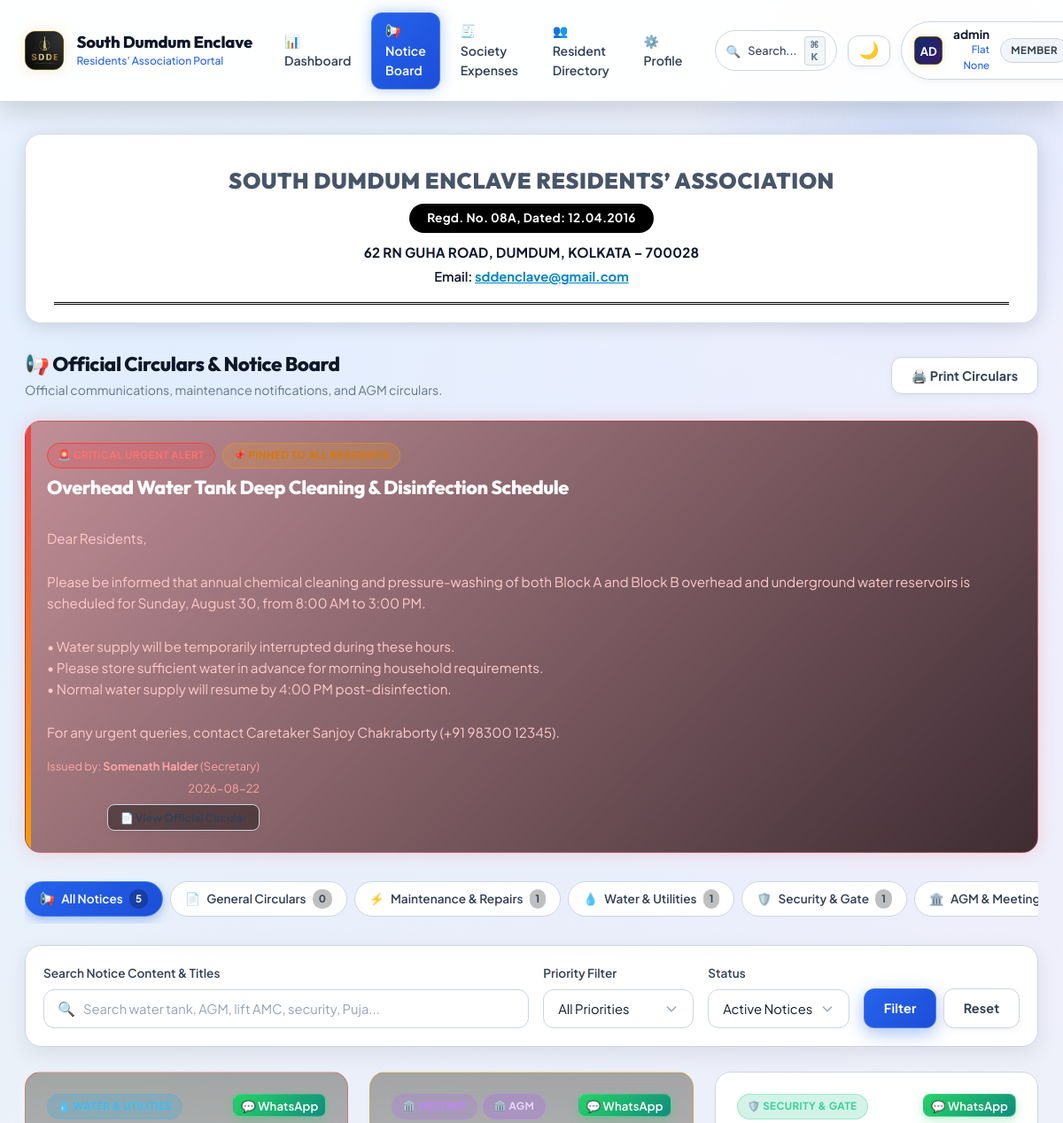
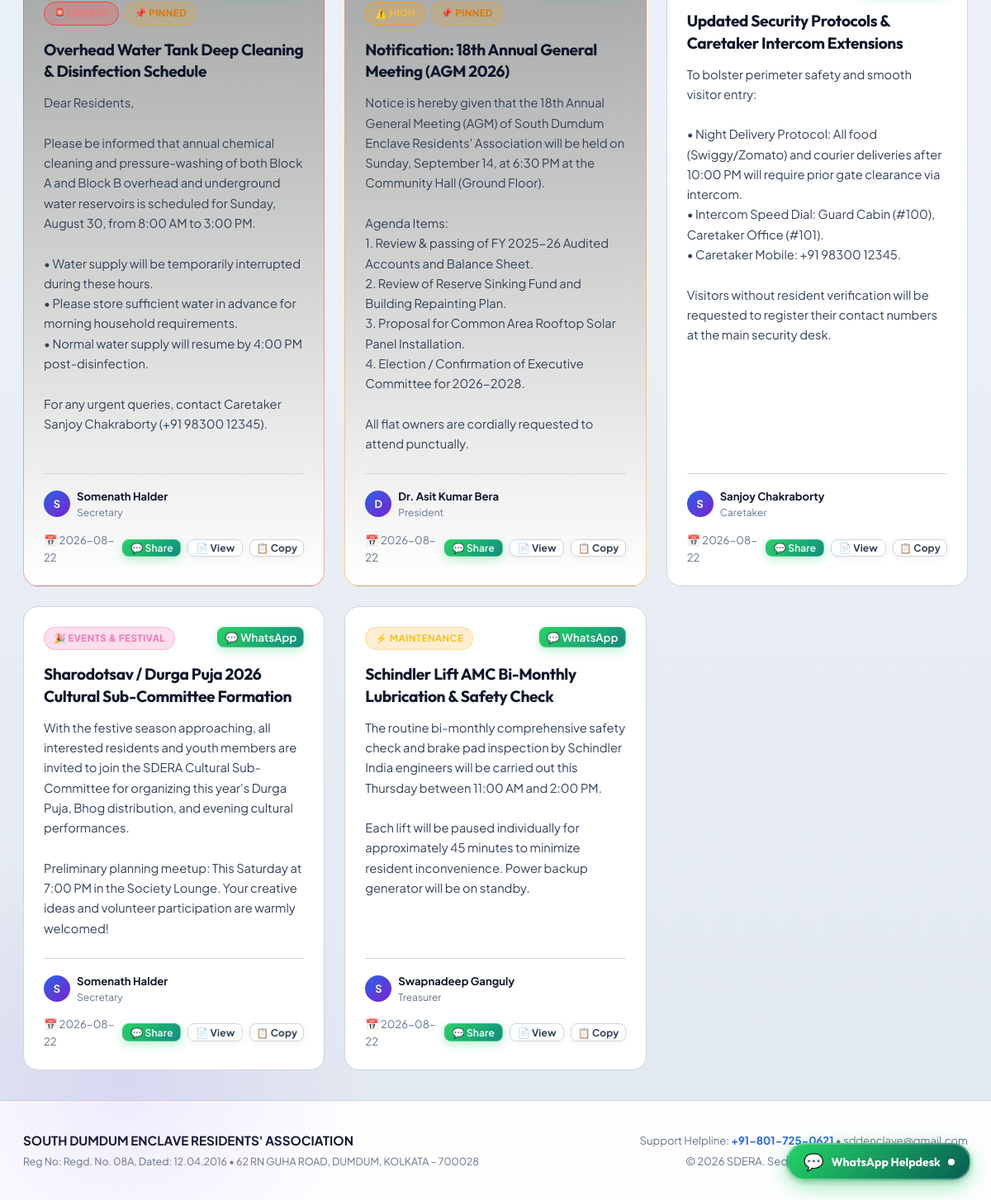
/notices (signed in), run on an earlier commit of the app's database (2 pictures, top to bottom).
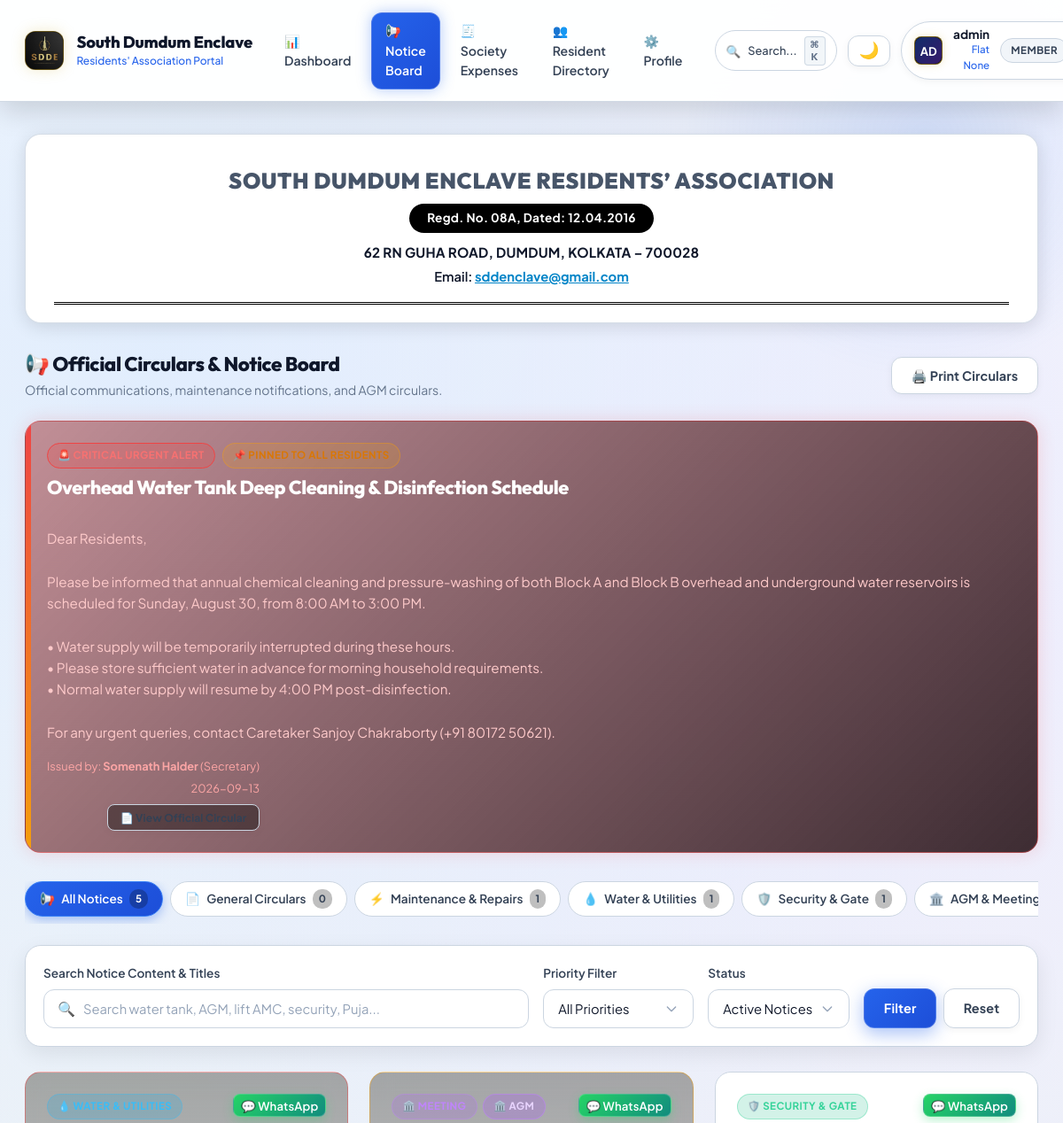
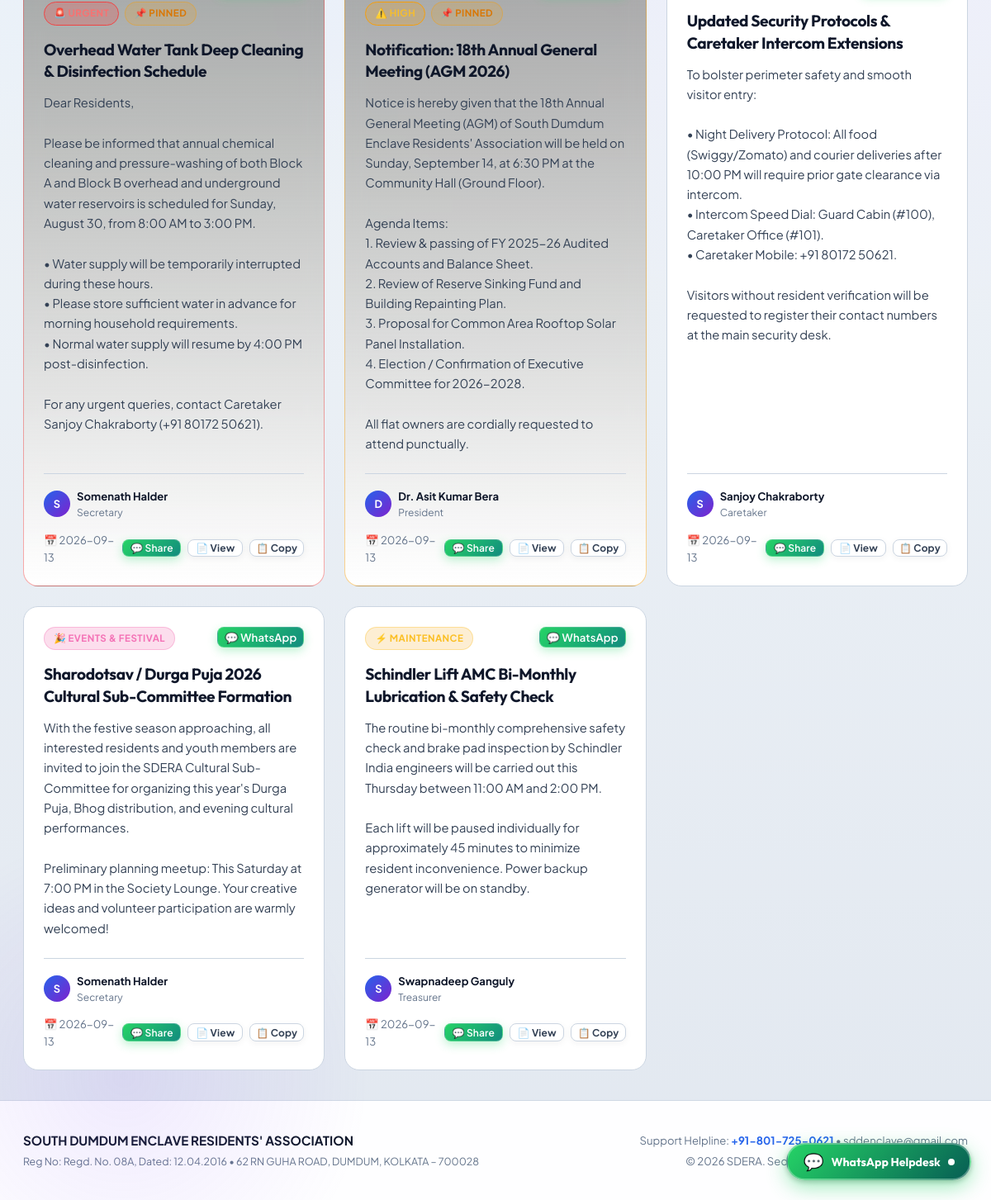
And on a later commit of the database (2 pictures, top to bottom).
### tables this page shows
CREATE TABLE tbl_notices (
                id INTEGER PRIMARY KEY AUTOINCREMENT,
                title VARCHAR(255) NOT NULL,
                content TEXT NOT NULL,
                category VARCHAR(50) NOT NULL DEFAULT 'GENERAL',
                meeting_type VARCHAR(50) DEFAULT NULL,
                meeting_date VARCHAR(50) DEFAULT NULL,
                priority VARCHAR(20) NOT NULL DEFAULT 'NORMAL',
                is_pinned INTEGER NOT NULL DEFAULT 0,
                posted_by VARCHAR(100) NOT NULL,
                posted_by_role VARCHAR(50) NOT NULL DEFAULT 'Executive Committee',
                status VARCHAR(20) NOT NULL DEFAULT 'ACTIVE',
                created_at TIMESTAMP DEFAULT CURRENT_TIMESTAMP,
                updated_at TIMESTAMP DEFAULT CURRENT_TIMESTAMP
            );

### app.py (the view)
@app.route('/notices')
@login_required
def notices_list():
    user = session.get('user', {})
    is_admin = bool(user.get('is_admin') or user.get('role') in ADMIN_ROLES)
    cat_filter = request.args.get('category', 'ALL').strip().upper()
    meeting_type_filter = request.args.get('meeting_type', 'ALL').strip()
    priority_filter = request.args.get('priority', 'ALL').strip().upper()
    search_q = request.args.get('q', '').strip()
    status_filter = request.args.get('status', 'ACTIVE').strip().upper()
    query = "SELECT * FROM tbl_notices WHERE 1=1"
    params = []
    if status_filter != 'ALL':
        query += " AND status = %s"
        params.append(status_filter)
    if cat_filter != 'ALL':
        query += " AND category = %s"
        params.append(cat_filter)
    if meeting_type_filter != 'ALL' and meeting_type_filter:
        query += " AND meeting_type = %s"
        params.append(meeting_type_filter)
    if priority_filter != 'ALL':
        query += " AND priority = %s"
        params.append(priority_filter)
    if search_q:
        query += " AND (title LIKE %s OR content LIKE %s OR posted_by LIKE %s OR meeting_type LIKE %s)"
        like_term = f"%{search_q}%"
        params.extend([like_term, like_term, like_term, like_term])
    query += " ORDER BY is_pinned DESC, (priority = 'URGENT') DESC, (priority = 'HIGH') DESC, id DESC"
    notices = query_db(query, params)
    cat_counts = {}
    total_active = 0
    all_notices_raw = query_db("SELECT category, COUNT(*) as cnt FROM tbl_notices WHERE status = 'ACTIVE' GROUP BY category")
    for r in (all_notices_raw or []):
        cat_counts[r['category']] = r['cnt']
        total_active += r['cnt']
    cat_counts['ALL'] = total_active
    pinned_urgent = [n for n in (notices or []) if n.get('is_pinned') and n.get('priority') == 'URGENT']
    recipients_info = get_notice_email_recipients() if is_admin else None
    return render_template(
        'notices.html',
        notices=notices,
        categories=NOTICE_CATEGORIES,
        meeting_types=MEETING_TYPES,
        current_category=cat_filter,
        current_meeting_type=meeting_type_filter,
        current_priority=priority_filter,
        current_status=status_filter,
        search_q=search_q,
        cat_counts=cat_counts,
        pinned_urgent=pinned_urgent,
        recipients_info=recipients_info,
        is_admin=is_admin,
        now=datetime.now()
    )

### app.py (called while the page is built, shortened)
def get_ist_now():
    return datetime.now(IST)

@app.after_request
def set_response_headers(response):
    if request.path.startswith('/static/'):
        response.headers['Cache-Control'] = 'public, max-age=0, must-revalidate'
    return response

@app.teardown_appcontext
def close_request_db(exception=None):
    pass

def login_required(f):
    @wraps(f)
    def decorated_function(*args, **kwargs):
        user = session.get('user')
        return f(*args, **kwargs)
    return decorated_function

### database.py (called while the page is built, shortened)
def get_writable_sqlite_path():
    global _WRITABLE_SQLITE_PATH
    if _WRITABLE_SQLITE_PATH and os.path.exists(_WRITABLE_SQLITE_PATH):
        return _WRITABLE_SQLITE_PATH

def determine_engine():
    global _ENGINE_MODE
    if _ENGINE_MODE is not None:
        return _ENGINE_MODE

def get_db():
    engine = determine_engine()
    return get_sqlite_connection() if engine == 'sqlite' else get_mysql_connection()

### templates/notices.html (shortened to what the changed rows need)
{% extends 'base.html' %}
{% block content %}
<div class="official-letterhead">
    <h1 class="letterhead-title">SOUTH DUMDUM ENCLAVE RESIDENTS’ ASSOCIATION</h1>
</div>
<div class="notices-hero">
    <div class="page-header-title">
        <h2 style="font-size: 1.4rem; font-weight: 800; color: var(--text-heading, #ffffff); margin: 0;">📢 Official Circulars &amp; Notice Board</h2>
    </div>
</div>
{% if pinned_urgent %}
{% for un in pinned_urgent %}
<div class="urgent-banner-card">
    <div style="display: flex; justify-content: space-between; align-items: flex-start; gap: 1rem; flex-wrap: wrap;">
        <div>
            <div style="display: flex; align-items: center; gap: 0.5rem; margin-bottom: 0.5rem;">
                <span class="badge badge-prio-urgent">🚨 CRITICAL URGENT ALERT</span>
                <span class="badge badge-warning">📌 Pinned to All Residents</span>
            </div>
            <h3 style="font-size: 1.35rem; font-weight: 800; color: #ffffff; margin-bottom: 0.5rem; cursor: pointer;" onclick='openViewDocModal({{ un|tojson }})'>
                {{ un.title }}
            </h3>
            <p style="font-size: 0.95rem; color: #fecaca; line-height: 1.6; margin: 0; white-space: pre-line;">
                {{ un.content }}
            </p>
        </div>
        <div style="text-align: right; font-size: 0.8rem; color: #fca5a5;">
            <div>Issued by: <strong>{{ un.posted_by }}</strong> ({{ un.posted_by_role }})</div>
            <div style="margin-top: 4px;">{{ (un.created_at|string)[:10] }}</div>
            <button type="button" class="btn btn-sm btn-secondary no-print" style="margin-top: 8px; font-size: 0.75rem; background: rgba(0,0,0,0.4);" onclick='openViewDocModal({{ un|tojson }})'>
                📄 View Official Circular
            </button>
        </div>
    </div>
</div>
{% endfor %}
{% endif %}
{% if notices %}
<div class="notices-grid">
    {% for n in notices %}
    <div class="notice-card {% if n.is_pinned %}is-pinned{% endif %} {% if n.priority == 'URGENT' %}is-urgent{% endif %}" id="notice-{{ n.id }}">
        <div>
            <div class="notice-card-header">
                <div class="notice-badges-group">
                    {% if n.category == 'WATER_SUPPLY' %}
                        <span class="badge badge-cat-water">💧 Water &amp; Utilities</span>
                    {% elif n.category == 'MAINTENANCE' %}
                        <span class="badge badge-cat-maintenance">⚡ Maintenance</span>
                    {% elif n.category == 'AGM_MEETING' %}
                        <span class="badge badge-cat-agm">🏛️ Meeting</span>
                        {% if n.meeting_type %}
                            <span class="badge badge-cat-meeting-type" title="Meeting Type: {{ n.meeting_type }}">🏛️ {{ n.meeting_type }}</span>
                        {% endif %}
                    {% elif n.category == 'EVENTS_FESTIVAL' %}
                        <span class="badge badge-cat-events">🎉 Events &amp; Festival</span>
                    {% elif n.category == 'SECURITY' %}
                        <span class="badge badge-cat-security">🛡️ Security &amp; Gate</span>
                    {% elif n.category == 'FINANCIAL' %}
                        <span class="badge badge-cat-financial">💰 Accounts &amp; Dues</span>
                    {% elif n.category == 'EMERGENCY' %}
                        <span class="badge badge-cat-emergency">🚨 Urgent Alert</span>
                    {% else %}
                        <span class="badge badge-cat-general">📄 General</span>
                    {% endif %}
                    {% if n.priority == 'URGENT' %}
                        <span class="badge badge-prio-urgent">🚨 URGENT</span>
                    {% elif n.priority == 'HIGH' %}
                        <span class="badge badge-prio-high">⚠️ HIGH</span>
                    {% endif %}
                    {% if n.is_pinned %}
                        <span class="badge badge-warning" title="Pinned on Dashboard">📌 Pinned</span>
                    {% endif %}
                </div>
                <div class="notice-actions no-print">
                    {% if is_admin %}
                    <form method="POST" action="{{ url_for('notices_toggle_pin', notice_id=n.id) }}" style="display:inline;">
                        <button type="submit" class="btn btn-sm btn-secondary" style="padding: 0.2rem 0.5rem;" title="{{ 'Unpin from Top' if n.is_pinned else 'Pin to Top' }}">
                            {{ '📍 Unpin' if n.is_pinned else '📌 Pin' }}
                        </button>
                    </form>
                    <form method="POST" action="{{ url_for('notices_broadcast', notice_id=n.id) }}" style="display:inline;" onsubmit="return confirm('Broadcast notice \'{{ n.title }}\' to all registered member email addresses?');">
                        <button type="submit" class="btn btn-sm btn-secondary" style="padding: 0.2rem 0.5rem;" title="Broadcast to Member Inboxes">
                            ✉️ Email
                        </button>
                    </form>
                    <button type="button" class="btn btn-sm btn-whatsapp" style="padding: 0.2rem 0.5rem;" onclick='openNoticeWhatsAppModal({{ n|tojson }})' title="Share / Broadcast Notice on WhatsApp">
                        💬 WhatsApp
                    </button>
                    <button type="button" class="btn btn-sm btn-secondary" style="padding: 0.2rem 0.5rem;" title="Edit Notice"
                            onclick='openEditModal({{ n|tojson }})'>
                        ✏️
                    </button>
                    <form method="POST" action="{{ url_for('notices_delete', notice_id=n.id) }}" style="display:inline;" onsubmit="return confirm('Permanently delete this notice?');">
                        <button type="submit" class="btn btn-sm btn-secondary" style="padding: 0.2rem 0.5rem; color: #ef4444;" title="Delete Notice">
                            🗑️
                        </button>
                    </form>
                    {% else %}
                    <button type="button" class="btn btn-sm btn-whatsapp" style="padding: 0.2rem 0.5rem;" onclick='openNoticeWhatsAppModal({{ n|tojson }})' title="Share Notice on WhatsApp">
                        💬 WhatsApp
                    </button>
                    {% endif %}
                </div>
            </div>
            <h3 class="notice-title" onclick='openViewDocModal({{ n|tojson }})' title="Click to view full official letterhead circular">{{ n.title }}</h3>
            <div class="notice-body-text">{{ n.content }}</div>
        </div>
        <div class="notice-footer">
            <div class="notice-author-box">
                <div class="notice-author-avatar">
                    {{ n.posted_by[:1].upper() if n.posted_by else 'S' }}
                </div>
                <div>
                    <strong style="color: var(--text-main, #ffffff);">{{ n.posted_by }}</strong>
                    <div style="font-size: 0.75rem; color: var(--text-muted, #94a3b8);">{{ n.posted_by_role }}</div>
                </div>
            </div>
            <div style="display: flex; align-items: center; gap: 0.5rem;">
                <span title="{{ n.created_at }}">📅 {{ (n.created_at|string)[:10] }}</span>
                <button type="button" class="btn btn-sm btn-whatsapp no-print" style="padding: 0.15rem 0.55rem; font-size: 0.75rem;" onclick='openNoticeWhatsAppModal({{ n|tojson }})' title="Share / Broadcast on WhatsApp">
                    💬 Share
                </button>
                <button type="button" class="btn btn-sm btn-secondary no-print" style="padding: 0.15rem 0.55rem; font-size: 0.75rem;" onclick='openViewDocModal({{ n|tojson }})' title="View in official letterhead format">
                    📄 View
                </button>
                <button type="button" class="btn btn-sm btn-secondary no-print" style="padding: 0.15rem 0.45rem; font-size: 0.75rem;" onclick="copyNoticeText({{ n.id }})" title="Copy text to clipboard">
                    📋 Copy
                </button>
            </div>
        </div>
    </div>
    {% endfor %}
</div>
{% endif %}
{% endblock %}

What changed in the data, as far as the page shows it:
changed tbl_notices "Overhead Water Tank Deep Cleaning & Disinfection Schedule": content "…Caretaker Sanjoy Chakraborty (+91 98300 12345)." → "…Caretaker Sanjoy Chakraborty (+91 80172 50621)."; created_at "2026-08-22" → "2026-09-13"
changed tbl_notices "Notification: 18th Annual General Meeting (AGM 2026)": created_at "2026-08-22" → "2026-09-13"
changed tbl_notices "Updated Security Protocols & Caretaker Intercom Extensions": content "…• Caretaker Mobile: +91 98300 12345. Visitors without resident verification…" → "…• Caretaker Mobile: +91 80172 50621. Visitors without resident verification…"; created_at "2026-08-22" → "2026-09-13"
changed tbl_notices "Sharodotsav / Durga Puja 2026 Cultural Sub-Committee Formation": created_at "2026-08-22" → "2026-09-13"
changed tbl_notices "Schindler Lift AMC Bi-Monthly Lubrication & Safety Check": created_at "2026-08-22" → "2026-09-13"
